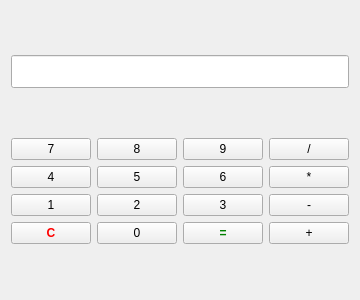
<?xml version="1.0" encoding="UTF-8"?>
<ui version="4.0">
 <class>Form</class>
 <widget class="QWidget" name="Form">
  <property name="geometry">
   <rect>
    <x>0</x>
    <y>0</y>
    <width>250</width>
    <height>300</height>
   </rect>
  </property>
  <property name="windowTitle">
   <string>Calculadora</string>
  </property>
  <layout class="QVBoxLayout" name="verticalLayout">
   <item>
    <widget class="QLineEdit" name="pantalla">
     <property name="font">
      <font>
       <pointsize>16</pointsize>
       <bold>true</bold>
      </font>
     </property>
     <property name="alignment">
      <set>Qt::AlignRight|Qt::AlignTrailing|Qt::AlignVCenter</set>
     </property>
     <property name="readOnly">
      <bool>true</bool>
     </property>
    </widget>
   </item>
   <item>
    <layout class="QGridLayout" name="gridLayout">
     <item row="0" column="0">
      <widget class="QPushButton" name="btn_7">
       <property name="text">
        <string>7</string>
       </property>
      </widget>
     </item>
     <item row="0" column="1">
      <widget class="QPushButton" name="btn_8">
       <property name="text">
        <string>8</string>
       </property>
      </widget>
     </item>
     <item row="0" column="2">
      <widget class="QPushButton" name="btn_9">
       <property name="text">
        <string>9</string>
       </property>
      </widget>
     </item>
     <item row="0" column="3">
      <widget class="QPushButton" name="btn_div">
       <property name="text">
        <string>/</string>
       </property>
      </widget>
     </item>
     <item row="1" column="0">
      <widget class="QPushButton" name="btn_4">
       <property name="text">
        <string>4</string>
       </property>
      </widget>
     </item>
     <item row="1" column="1">
      <widget class="QPushButton" name="btn_5">
       <property name="text">
        <string>5</string>
       </property>
      </widget>
     </item>
     <item row="1" column="2">
      <widget class="QPushButton" name="btn_6">
       <property name="text">
        <string>6</string>
       </property>
      </widget>
     </item>
     <item row="1" column="3">
      <widget class="QPushButton" name="btn_mul">
       <property name="text">
        <string>*</string>
       </property>
      </widget>
     </item>
     <item row="2" column="0">
      <widget class="QPushButton" name="btn_1">
       <property name="text">
        <string>1</string>
       </property>
      </widget>
     </item>
     <item row="2" column="1">
      <widget class="QPushButton" name="btn_2">
       <property name="text">
        <string>2</string>
       </property>
      </widget>
     </item>
     <item row="2" column="2">
      <widget class="QPushButton" name="btn_3">
       <property name="text">
        <string>3</string>
       </property>
      </widget>
     </item>
     <item row="2" column="3">
      <widget class="QPushButton" name="btn_resta">
       <property name="text">
        <string>-</string>
       </property>
      </widget>
     </item>
     <item row="3" column="0">
      <widget class="QPushButton" name="btn_c">
       <property name="text">
        <string>C</string>
       </property>
       <property name="styleSheet">
        <string>color: red; font-weight: bold;</string>
       </property>
      </widget>
     </item>
     <item row="3" column="1">
      <widget class="QPushButton" name="btn_0">
       <property name="text">
        <string>0</string>
       </property>
      </widget>
     </item>
     <item row="3" column="2">
      <widget class="QPushButton" name="btn_igual">
       <property name="text">
        <string>=</string>
       </property>
       <property name="styleSheet">
        <string>color: green; font-weight: bold;</string>
       </property>
      </widget>
     </item>
     <item row="3" column="3">
      <widget class="QPushButton" name="btn_suma">
       <property name="text">
        <string>+</string>
       </property>
      </widget>
     </item>
    </layout>
   </item>
  </layout>
 </widget>
 <resources/>
 <connections/>
</ui>
